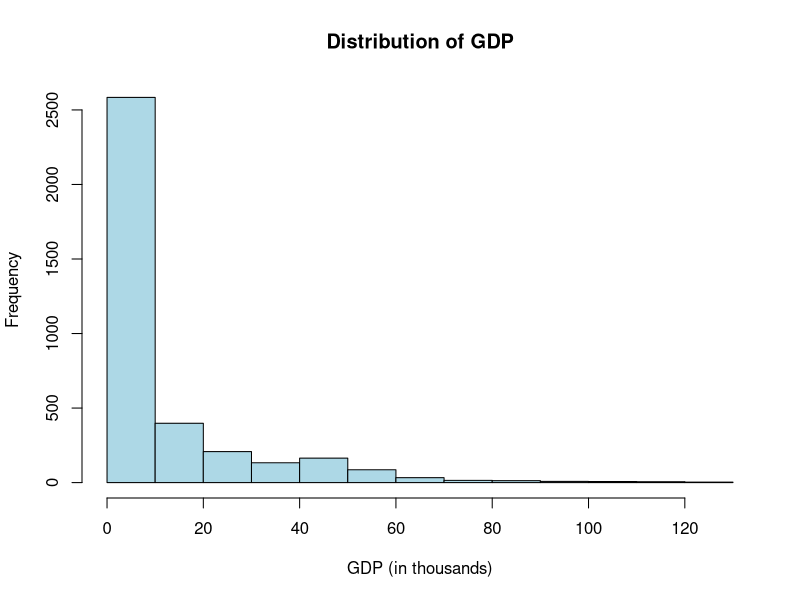
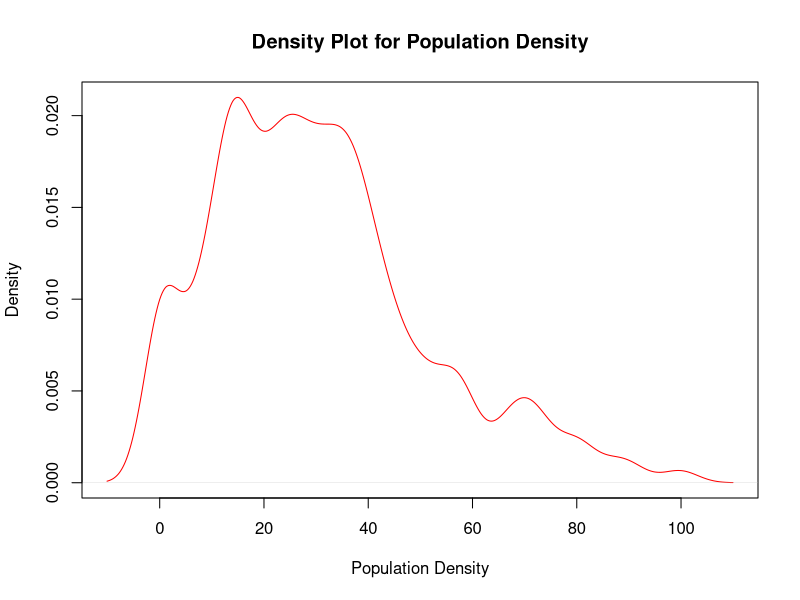
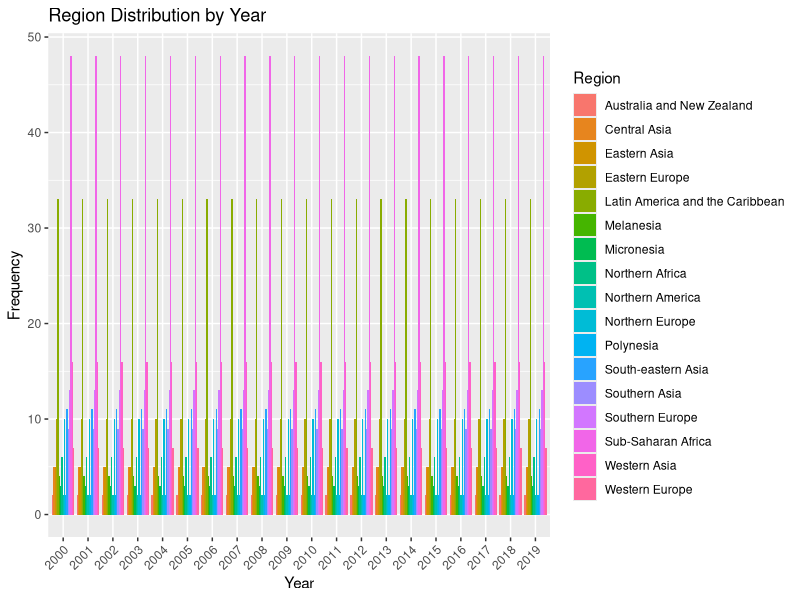
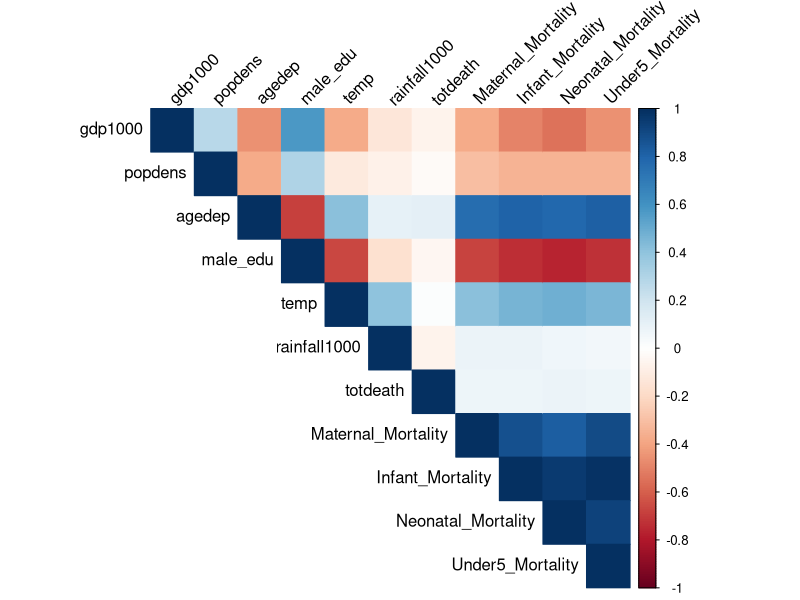
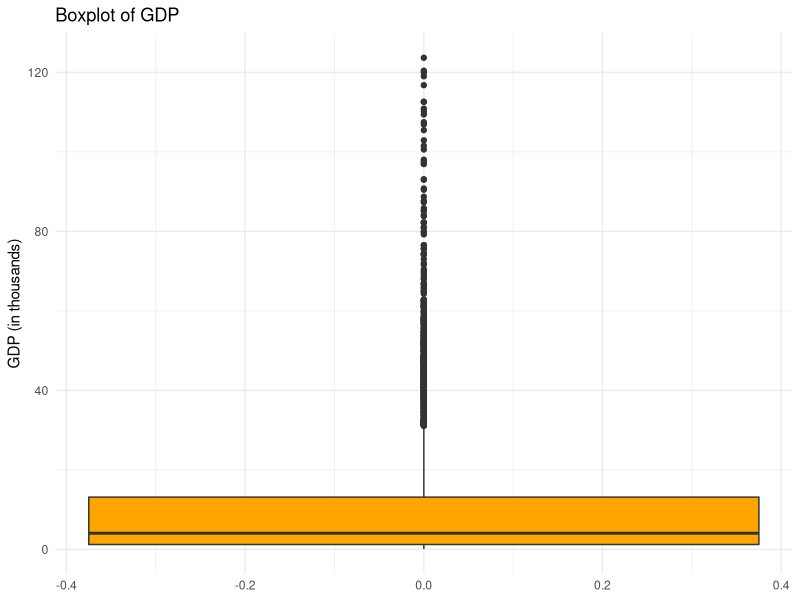
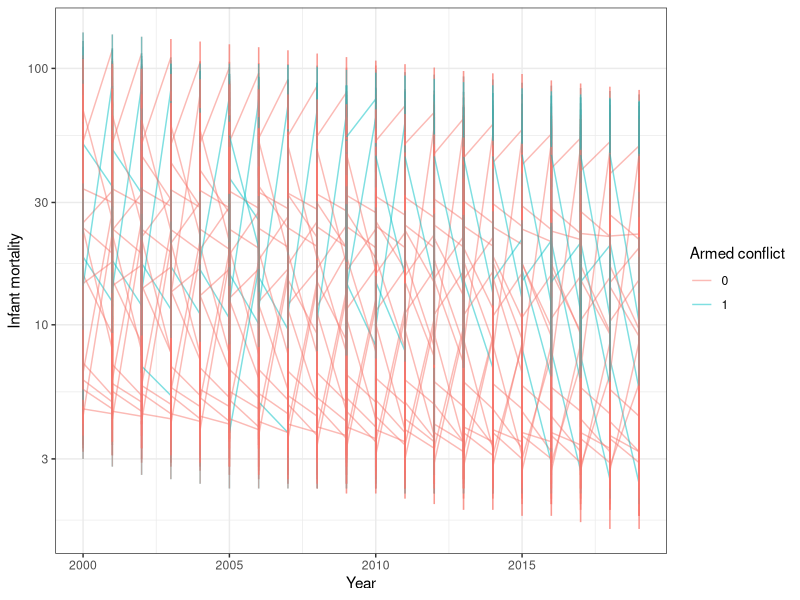
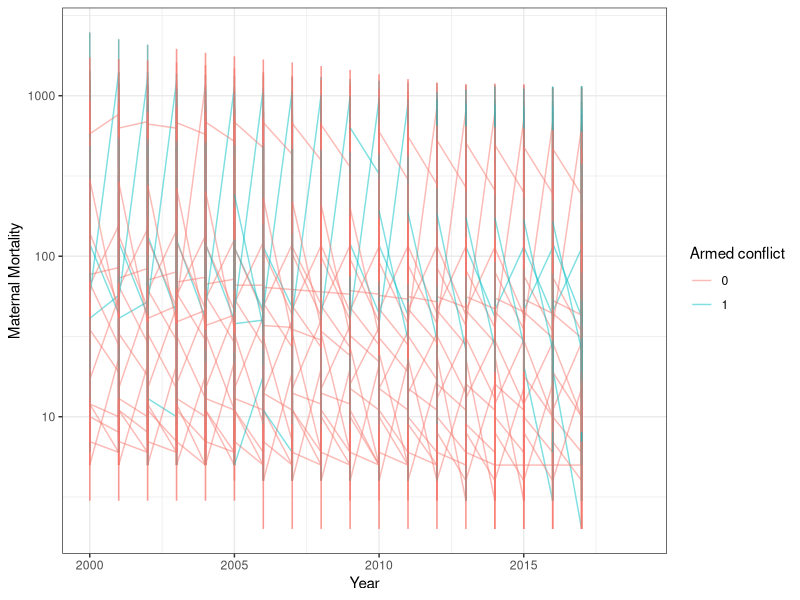
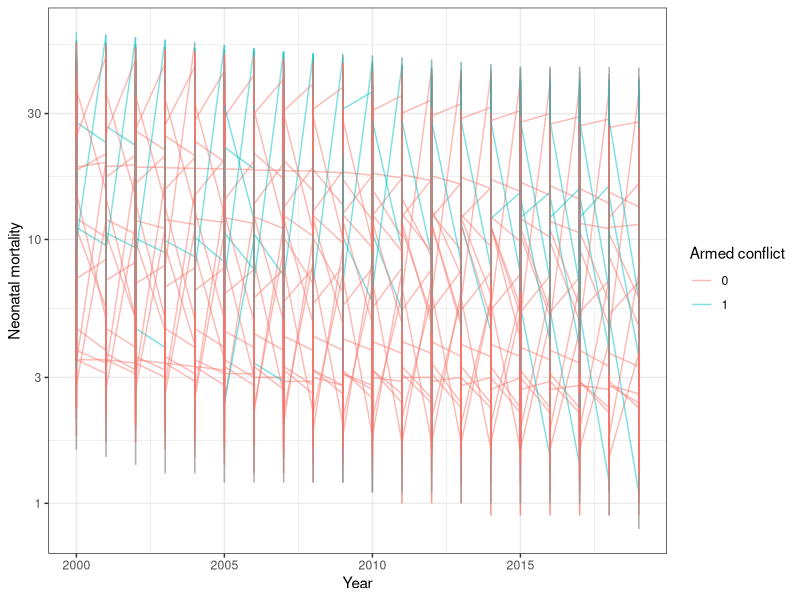

Source code (R) for these figures, in order:
## ---- chunk 1

library(here)
library(tidyverse)


finaldata <- read.csv(here("data", "final_data.csv"), header = TRUE)

names(finaldata)

finaldata %>%
  dplyr ::filter(country_name == "Canada")


finaldata %>%
  dplyr ::filter(country_name == "Ecuador")



####### EXPLORATORY DATA ANALYSIS #######


finaldata |>
  head()

finaldata |>
  head()

finaldata |>
  slice_sample(n = 10)

# Check the structure of the data #
str(finaldata)

# Get summary statistics for the data #
summary(finaldata)

# 20 missing obs for popdens, urban, male_edu, temp, rainfall1000, infant_mortality
# neonatal_mortality, under5_mortatlity

# 426 missing obs for maternal_mortality and 62 missing obs for gdp1000

# So, we have data that is MNAR 

missing_data <- finaldata[!complete.cases(finaldata), ]


# View countries with the 20 missing obs

missing_countries <- finaldata[is.na(finaldata$rainfall) | 
                          is.na(finaldata$male_edu) | 
                          is.na(finaldata$popdens) | 
                          is.na(finaldata$urban) | 
                          is.na(finaldata$temp) | 
                          is.na(finaldata$infant_mortality) | 
                          is.na(finaldata$neonatal_mortality) | 
                          is.na(finaldata$under5_mortality), ]

# View the countries with missing data
missing_countries$country_name



# All 20 missings obs for popdens, urban, male_edu, temp and rainfall1000 are from
# Cote d'Ivoire.

# All 20 missing obs for infant, neonatal and under5 mortality are from Puerto Rico

# No obvious pattern for the missing obs for maternal mortality

# All obs for gdp1000 are missing for South Sudan, North Korea, Eritrea, Venezuela. For Somalia, Afghanistan and Sao Tome and Principe gdp values were missing except for the years 2018 and 2019 so this is MNAR. 


### EXPLORE DISTRIBUTION AND PROPERTIES OF VARIABLES #####


# Histogram for GDP
hist(finaldata$gdp1000, main = "Distribution of GDP", xlab = "GDP (in thousands)", col = "lightblue")

## Most values for GDP1000 fall between 0-10 (GDP in thousands) ##


# Density plot for Population Density
plot(density(finaldata$popdens, na.rm = TRUE), main = "Density Plot for Population Density", xlab = "Population Density", col = "red")

## Popdens values between 5 and 45 per 100,000 are more likely to occur or occur more frequently than other values ##


# Create a contingency table of OECD membership by country
table(finaldata$country_name, finaldata$OECD)

# Only Lithuania, Latvia, Estonia and Chile changed OECD membership status through the observation period in this dataset #

# Filter the data for Latvia, Lithuania, and Chile
subset_country <- subset(finaldata, country_name %in% c("Latvia", "Lithuania", "Chile"))

table(subset_country$country_name, subset_country$OECD, subset_country$Year)

#Chile became an OECD country in 2011, Latvia in 2017 and Lithuania in 2019.


### DENSITY PLOTS FOR CATEGORICAL VARIABLES ###

# Plot for region by year

library(ggplot2)

ggplot(finaldata, aes(x = as.factor(Year), fill = region)) + 
  geom_bar(position = "dodge") +
  labs(title = "Region Distribution by Year", 
       x = "Year", 
       y = "Frequency", 
       fill = "Region") +
  theme(axis.text.x = element_text(angle = 45, hjust = 1))

## Sub-Saharan Africa and Latin American & the Caribbean were the regions that had the highest frequency reported in every year ##

### CORRELATION MATRIX FOR CONTINUOUS VARIABLES ###

# Compute correlation matrix
continuous_vars <- finaldata[, c("gdp1000", "popdens", "agedep", "male_edu", "temp", "rainfall1000", "totdeath", "Maternal_Mortality", "Infant_Mortality", "Neonatal_Mortality", "Under5_Mortality")]
cor_matrix <- cor(continuous_vars, use = "complete.obs")

# Visualize the correlation matrix
library(corrplot)
corrplot(cor_matrix, method = "color", type = "upper", tl.col = "black", tl.srt = 45)


## All the mortality variables are correlated with each other, suggesting that countries with higher maternal mortality also seem to have higher infant, neonatal and under-5 mortality rates. There is also a moderate positive correlation between the age dependency ratio and mortality rates.

## GDP seems to be negatively correlated with maternal, infant and neonatal mortality, suggesting that countries with higher GDP tend to have lower mortality rates. Interestingly, male education is also negatively correlated with the mortality variables, suggesting that higher levels of male education are associated with lower mortality rates.


### SUMMARIZE DATA BY GROUP ###
# Summarize data by region #

library(dplyr)
finaldata %>%
  group_by(region) %>%
  summarise(mean_gdp = mean(gdp1000, na.rm = TRUE),
            mean_popdens = mean(popdens, na.rm = TRUE))


### CHECK OUTLIERS ###

# Boxplot for GDP

library(ggplot2)

ggplot (finaldata, aes(y = gdp1000)) + 
  geom_boxplot(fill = "orange") + 
  labs(title = "Boxplot of GDP", y = "GDP (in thousands)") + 
  theme_minimal()

 # the 62  missing values for gdp1000 were removed from this plot



# Plot and look at infant mortality by armed conflict status #

finaldata |>
  ggplot(aes(x = Year, y = Infant_Mortality, group = region)) +
  geom_line(aes(color = as.factor(armconf1)), alpha = 0.5) +
  xlim(c(2000,2019)) +
  scale_y_continuous(trans='log10') + 
  labs(y = "Infant mortality", x = "Year", color = "Armed conflict") + 
  theme_bw()

# Plot and look at maternal mortality by armed conflict status #

finaldata |>
  ggplot(aes(x = Year, y = Maternal_Mortality, group = region)) +
  geom_line(aes(color = as.factor(armconf1)), alpha = 0.5) +
  xlim(c(2000,2019)) +
  scale_y_continuous(trans='log10') + 
  labs(y = "Maternal Mortality", x = "Year", color = "Armed conflict") + 
  theme_bw()

# Plot and look at neonetal mortality by armed conflict status #

finaldata |>
  ggplot(aes(x = Year, y = Neonatal_Mortality, group = region)) +
  geom_line(aes(color = as.factor(armconf1)), alpha = 0.5) +
  xlim(c(2000,2019)) +
  scale_y_continuous(trans='log10') + 
  labs(y = "Neonatal mortality", x = "Year", color = "Armed conflict") + 
  theme_bw()
 

# Plot and look at under 5 mortality by armed conflict status #

finaldata |>
  ggplot(aes(x = Year, y = Under5_Mortality, group = region)) +
  geom_line(aes(color = as.factor(armconf1)), alpha = 0.5) +
  xlim(c(2000,2019)) +
  scale_y_continuous(trans='log10') + 
  labs(y = "Under 5 mortality", x = "Year", color = "Armed conflict") + 
  theme_bw()
